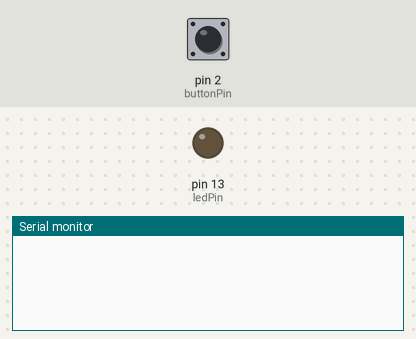
The sketch below on a simulated Arduino Uno, built with avr-gcc and run on an emulated ATmega328P. Shown: output pins drawn as LEDs (lit = HIGH), the last lines printed to the serial monitor. The test bench sets the inputs (shaded band); at power-on: pin 2 (buttonPin) LOW.

Above: at 1.2 s.
1.3 s: pin 2 (buttonPin) pulled HIGH for 0.15 s
At 1.43 s:
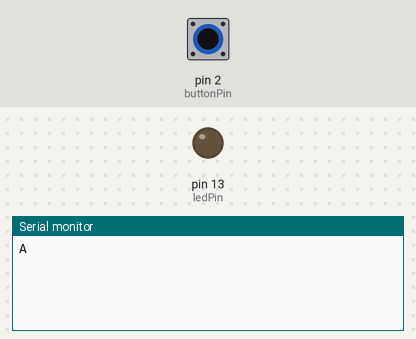
At 2.0 s:
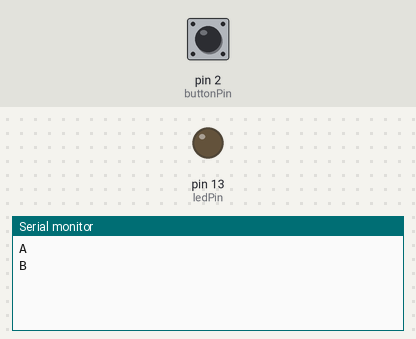

The sketch:

StateChangeDetection.ino
```cpp
const int  buttonPin = 2;
const int ledPin = 13;

int buttonState = 0;
int lastButtonState = 0;

void setup() {
  pinMode(buttonPin, INPUT);
  pinMode(ledPin, OUTPUT);

  Serial.begin(115200);
}

void loop() {
  buttonState = digitalRead(buttonPin);

  if (buttonState != lastButtonState) {
    if (buttonState == HIGH) {
      Serial.println("A");
    } else {
      Serial.println("B");
    }
  }
  lastButtonState = buttonState;
}
```

Measured:
- after the input at 1.3 s, the serial monitor: prints a new line at once (image 1)
